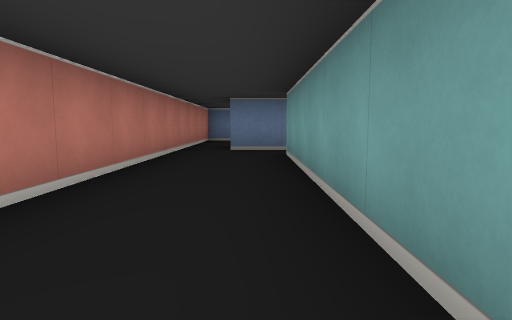
view 1 (above)

16 first-person views from a walk through a cub3D ray-caster map. The camera is about half as high as the walls, tilts 6° down and sees 75° across. The floor is counted in squares. Each view is taken from the middle of a square. On the plan, view 1 faces up. The plan holds only what a view shows up to about 9 squares ahead; the rest is blank.

view 2
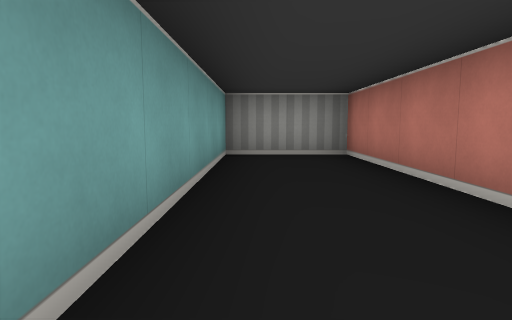

view 3
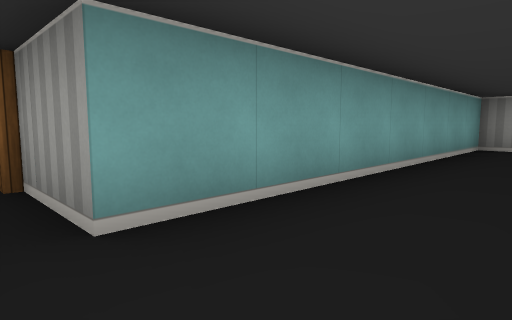

view 4
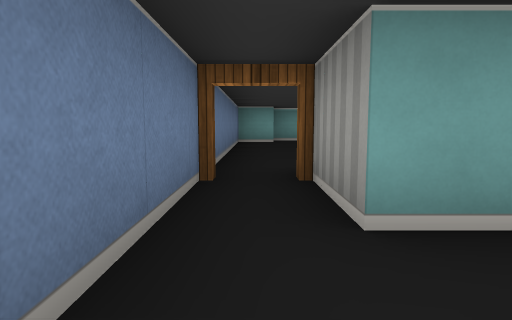

view 5
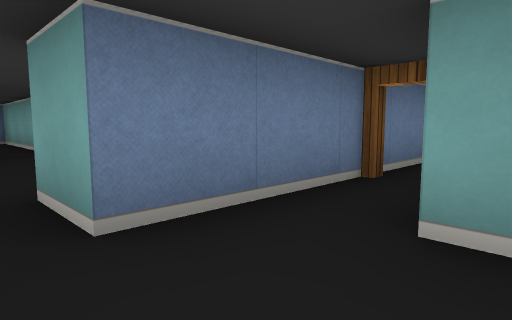

view 6
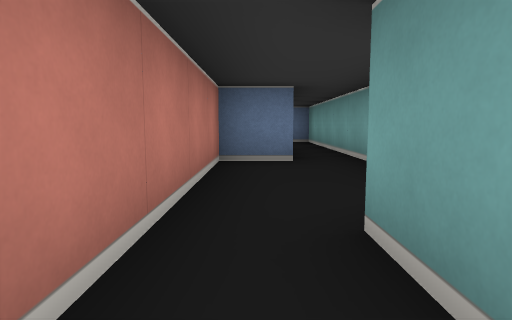

view 7
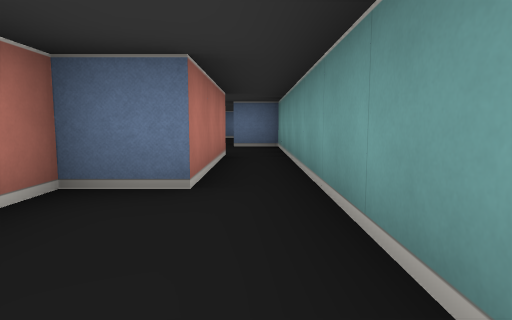

view 8
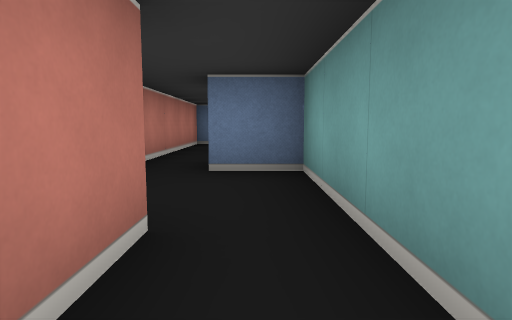

view 9
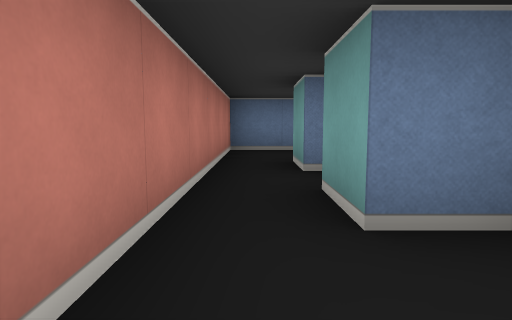

view 10
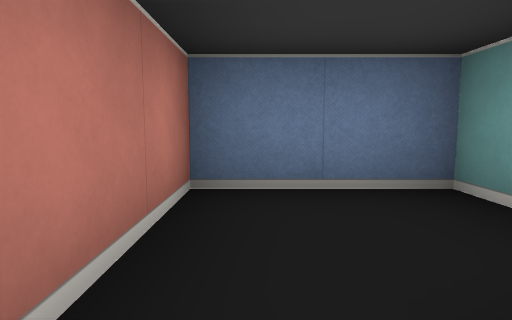

view 11
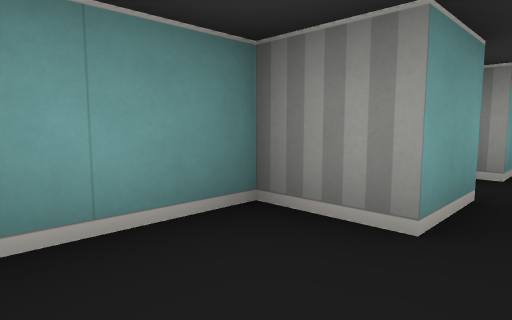

view 12
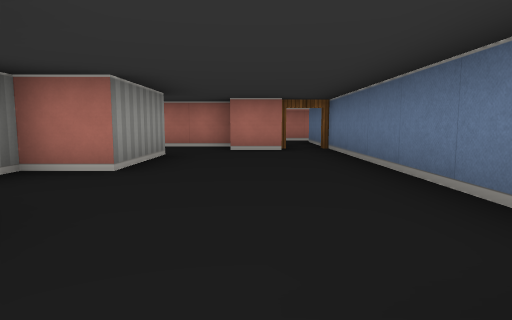

view 13
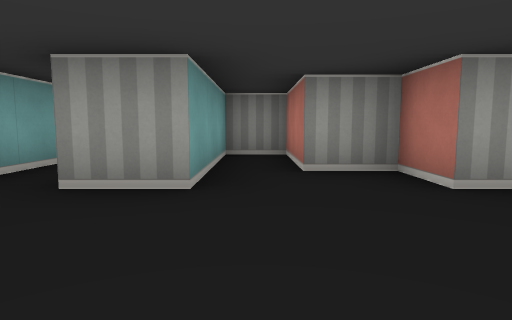

view 14
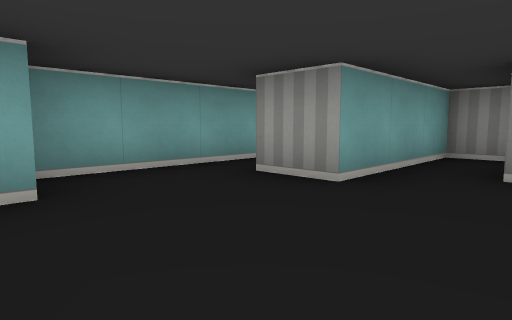

view 15
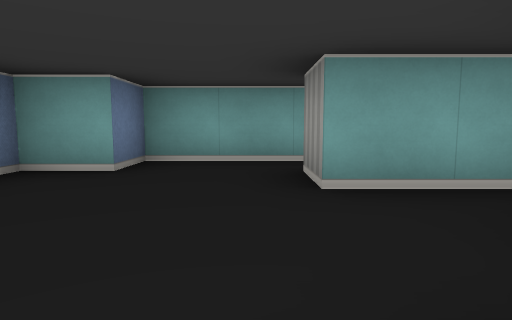

view 16
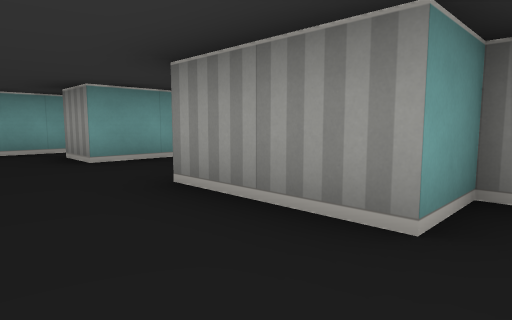

### Floor plan
Points are (right, up) in squares from view 1. A wall is a line through its corners. A room is listed if a view was taken in it or the views show most of it. See-through windows are left out.
Room 1 (views 1, 2, 3, 4, 5, 6)
walls: (2, 6.5) (-0.5, 6.5) (-0.5, 7.5); (-1.5, 7.5) (-1.5, -1.5) (0.5, -1.5) (0.5, 5.5) (2.1, 5.5)
ways out: opening at (-1, 7) to room 2; open door at (2, 6) to room 5
Room 2 (views 7, 8)
walls: (0.5, 8.5) (0.5, 13.5); (-0.5, 13.5) (-0.5, 10.5) (-1.5, 10.5) (-1.5, 7.5)
ways out: opening at (-1, 7) to room 1; opening at (0, 13) to room 3
Room 3 (views 9, 10)
walls: (-0.5, 17.4) (-0.5, 18.5); (-1.5, 18.5) (-1.5, 14.5); (0.5, 13.5) (0.5, 15.5) (-0.5, 15.5) (-0.5, 16.5)
ways out: opening at (0, 13) to room 2; opening at (-1, 18) to room 4; open door at (0, 17)
Room 4 (view 11)
walls: (-0.5, 18.5) (0.5, 18.5) (0.5, 20.5) (-1.5, 20.5) (-1.5, 18.5)
ways out: opening at (-1, 18) to room 3
Room 5 (views 12, 13, 14, 15, 16)
walls: (3.5, 2.4) (3.5, 3.5) (5.5, 3.5) (5.5, 2.5) (6.5, 2.5) (6.5, 0.5) (7.5, 0.5) (7.5, 3.5) (8.5, 3.5); (9.5, 3.5) (9.5, 5.5) (8.5, 5.5) (8.5, 6.5) (2, 6.5); (2.5, 5.5) (2.5, 4.5); (1.5, 4.5) (1.5, 2.9)
ways out: open door at (2, 6) to room 1; opening at (9, 4)

Where each view was taken, in squares from view 1:
view 1: 0 up, 0 right, facing up
view 2: 4 up, 0 right, facing down
view 3: 6 up, 1 left, facing down-right
view 4: 6 up, 1 left, facing right
view 5: 5 up, 1 left, facing up-right
view 6: 6 up, 1 left, facing up
view 7: 8 up, 0 right, facing up
view 8: 12 up, 0 right, facing up
view 9: 14 up, 1 left, facing up
view 10: 18 up, 1 left, facing up
view 11: 20 up, 1 left, facing down-right
view 12: 5 up, 9 right, facing left
view 13: 6 up, 7 right, facing down
view 14: 6 up, 6 right, facing down-right
view 15: 4 up, 5 right, facing right
view 16: 5 up, 3 right, facing down-right
